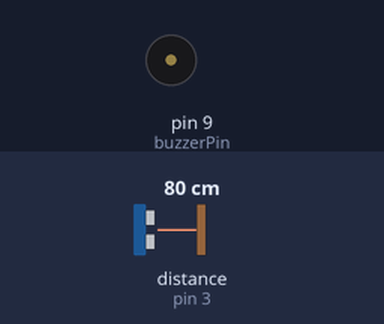
Bench run of a sketch on a simulated Arduino Uno, built with avr-gcc and run on an emulated ATmega328P. Shown: buzzer (waves = sounding). Wiring (inferred from the names in the program): ultrasonic range finder: trigger pin 2; echo pin 3. The inputs (shaded band) are chosen by the test bench; at power-on: distance to the obstacle (sensor on pin 3) 80 cm. The echo pulse lasts 58.3 µs per cm; what the sketch prints to the serial monitor is not drawn.

Above: at 1.2 s.
1.3 s: distance to the obstacle (sensor on pin 3) set to 35 cm
2.8 s: distance to the obstacle (sensor on pin 3) set to 30 cm
At 2.91 s:
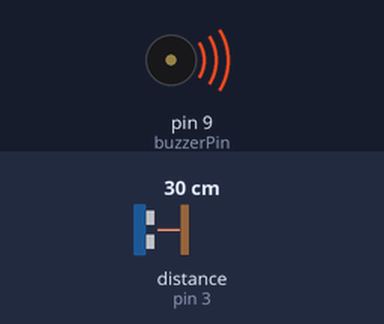
5.8 s: distance to the obstacle (sensor on pin 3) set to 12 cm
At 5.92 s:
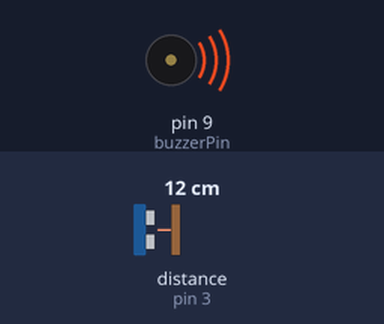
8.8 s: distance to the obstacle (sensor on pin 3) set to 299 cm
At 9.6 s:
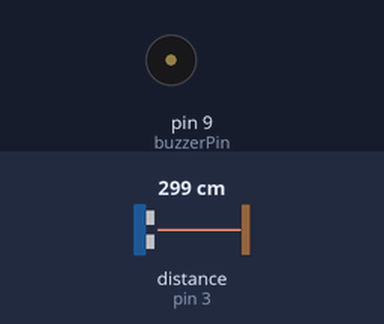
Timing chart, 0 to 11.8 s (numbered marks = the images above; inputs shaded):
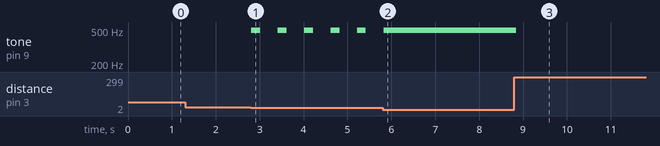

The sketch:

11_ultsonic.ino
```cpp
const int trigPin = 2;    // Trig 핀
const int echoPin = 3;    // Echo 핀
const int buzzerPin = 9;  // 부저 핀

void setup() {
  Serial.begin(9600);
  pinMode(trigPin, OUTPUT);
  pinMode(echoPin, INPUT);
  pinMode(buzzerPin, OUTPUT);
}

void loop() {
  long duration, distance;

  // 초음파 센서에 파장을 보냄
  digitalWrite(trigPin, LOW);
  delayMicroseconds(2);
  digitalWrite(trigPin, HIGH);
  delayMicroseconds(10);
  digitalWrite(trigPin, LOW);

  // Echo 핀에서 초음파 수신 시간 측정
  duration = pulseIn(echoPin, HIGH);

  // 거리 계산 (음속 = 343m/s, 2로 나누는 이유는 왕복 거리이므로)
  distance = duration * 0.0343 / 2;

  // 거리에 따라 부저 제어
  if (distance > 30) {
    noTone(buzzerPin);  // 30cm 이상이면 소리 없음
    delay(100);
  } else if (distance <= 30 && distance > 20) {
    tone(buzzerPin, 494, 200);  // 20cm에서 30cm: C 음
    delay(600);            // 0.5초 동안 대기
  } else if (distance <= 20 && distance > 15) {
    tone(buzzerPin, 494, 200);  // 20cm에서 30cm: C 음
    delay(400);            // 0.5초 동안 대기
  } else if (distance <= 15 && distance > 10) {
    tone(buzzerPin, 494, 200);  // 20cm에서 30cm: C 음
    delay(200);            // 0.5초 동안 대기        // 0.25초 동안 대기
  } else {
    tone(buzzerPin, 494);
    delay(100);
  }

  // 거리를 시리얼 모니터에 출력
  Serial.print("거리: ");
  Serial.print(distance);
  Serial.println(" cm");
}
```

Measured:
- the behaviour switches between 32 and 31 cm on distance to the obstacle (sensor on pin 3) (found by bisection; images 0 and 1)
- after the input at 1.3 s, every drawn part: stays the same
- after the input at 2.8 s, tone on pin 9 (buzzerPin): alternates 494 Hz for 0.20 s and silent for 0.40 s, starting at once
- after the input at 5.8 s, tone on pin 9 (buzzerPin): goes on until 5.8 s, then stays 494 Hz
- after the input at 8.8 s, tone on pin 9 (buzzerPin): 494 Hz → silent at once
